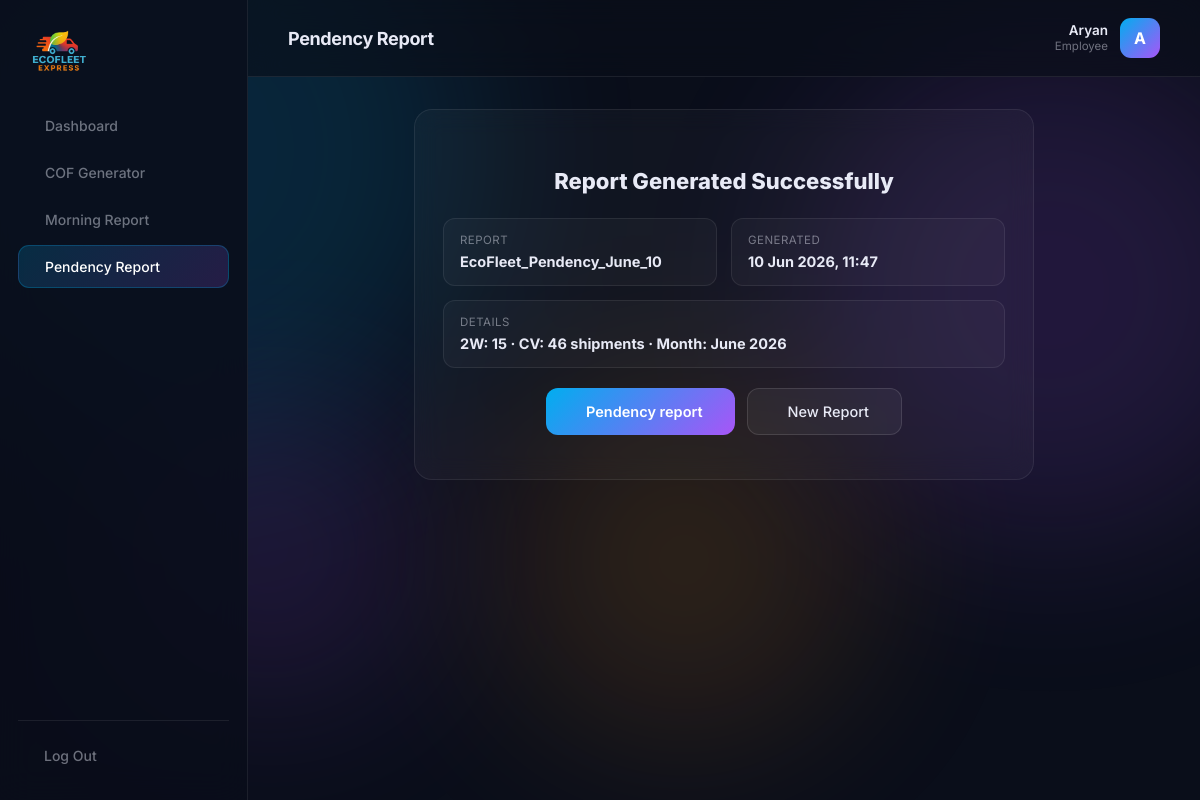
Screenshot of /portal/result/3/ (signed in) with the database file from the repository.
### core/models.py (models this page shows, shortened)
class ToolRun(models.Model):
    TOOL_COF = 'COF'
    TOOL_MORNING = 'MORNING'
    TOOL_PENDENCY = 'PENDENCY'
    TOOL_CHOICES = [
        (TOOL_COF, 'COF Generator'),
        (TOOL_MORNING, 'Morning Report'),
        (TOOL_PENDENCY, 'Pendency Report'),
    ]
    STATUS_SUCCESS = 'SUCCESS'
    STATUS_FAILED = 'FAILED'
    STATUS_CHOICES = [
        (STATUS_SUCCESS, 'Success'),
        (STATUS_FAILED, 'Failed'),
    ]
    user = models.ForeignKey(
        settings.AUTH_USER_MODEL,
        on_delete=models.SET_NULL,
        null=True, blank=True,
        related_name='tool_runs',
    )
    tool = models.CharField(max_length=20, choices=TOOL_CHOICES)
    status = models.CharField(max_length=10, choices=STATUS_CHOICES, default=STATUS_SUCCESS)
    reference = models.CharField(max_length=120, blank=True)   # e.g. COF number
    detail = models.TextField(blank=True)
    output_file = models.FileField(upload_to='tool_outputs/%Y/%m/', blank=True, null=True)
    created_at = models.DateTimeField(auto_now_add=True)
    class Meta:
        ordering = ['-created_at']

class ToolRunFile(models.Model):
    run = models.ForeignKey(ToolRun, on_delete=models.CASCADE, related_name='files')
    label = models.CharField(max_length=80)
    file = models.FileField(upload_to='tool_outputs/%Y/%m/')
    created_at = models.DateTimeField(auto_now_add=True)
    class Meta:
        ordering = ['id']

### core/views.py (the view)
# urls.py: path('portal/result/<int:pk>/', views.tool_result, name='tool_result'),
@staff_required
def tool_result(request, pk):
    run = get_object_or_404(ToolRun.objects.prefetch_related('files'),
                            pk=pk, status=ToolRun.STATUS_SUCCESS)
    active = {'COF': 'cof', 'MORNING': 'morning', 'PENDENCY': 'pendency'}.get(run.tool, '')
    return render(request, 'core/portal/tool_result.html', {'active': active, 'run': run})

### templates/core/portal/tool_result.html (shortened to what this page needs)
{% extends 'core/portal/base.html' %}
{% block heading %}{{ run.get_tool_display }}{% endblock %}
{% block content %}
<div class="portal-card cof-success">
  <h2>Report Generated Successfully</h2>
  <div class="cof-success-grid">
    <div><span>Report</span><strong>{{ run.reference|default:run.get_tool_display }}</strong></div>
    <div><span>Generated</span><strong>{{ run.created_at|date:"d M Y, H:i" }}</strong></div>
    <div class="full"><span>Details</span><strong>{{ run.detail }}</strong></div>
  </div>
  <div class="cof-success-actions">
    {% for f in run.files.all %}
    <a href="{% url 'download_file' f.id %}" class="{% if forloop.first %}btn-primary{% else %}btn-secondary{% endif %}">
       {{ f.label }}
    </a>
    {% endfor %}
    {% if run.tool == 'PENDENCY' %}
    <a href="{% url 'pendency_report' %}" class="btn-secondary"> New Report</a>
    {% elif run.tool == 'MORNING' %}
    <a href="{% url 'morning_report' %}" class="btn-secondary"><i class="ti ti-plus"></i> New Report</a>
    {% endif %}
  </div>
</div>
{% endblock %}

### templates/core/portal/base.html (shortened to what this page needs)
{% load static %}
<!DOCTYPE html>
<html lang="en">
<head>
    <link rel="stylesheet" href="https://cdn.jsdelivr.net/npm/@tabler/icons-webfont@latest/tabler-icons.min.css" />
    <link rel="stylesheet" href="{% static 'css/main.css' %}" />
    <link rel="stylesheet" href="{% static 'css/portal.css' %}" />
</head>
<body class="portal-body">
<div class="orbs">
    <div class="orb orb1"></div><div class="orb orb2"></div>
    <div class="orb orb3"></div><div class="orb orb4"></div>
</div>
<aside class="portal-sidebar" id="portalSidebar">
    <a href="{% url 'home' %}" class="portal-logo">
        <img src="{% static 'images/logo.png' %}" alt="EcoFleet Express" />
    </a>
    <nav class="portal-nav">
        <a href="{% url 'dashboard' %}" class="{% if active == 'dashboard' %}active{% endif %}"> Dashboard</a>
        <a href="{% url 'cof_generator' %}" class="{% if active == 'cof' %}active{% endif %}"> COF Generator</a>
        <a href="{% url 'morning_report' %}" class="{% if active == 'morning' %}active{% endif %}"> Morning Report</a>
        <a href="{% url 'pendency_report' %}" class="{% if active == 'pendency' %}active{% endif %}"> Pendency
  Report</a>
    </nav>
    <div class="portal-sidebar-foot">
        <a href="{% url 'portal_logout' %}" class="portal-logout"> Log Out</a>
    </div>
</aside>
<div class="portal-main">
    <header class="portal-topbar">
        <div class="portal-topbar-title">{% block heading %}{% endblock %}</div>
        <div class="portal-user">
            <div class="portal-user-meta">
            <span class="portal-user-name">{{ request.user.get_full_name|default:request.user.username }}</span>
            <span class="portal-user-role">Employee</span>
          </div>
          <div class="portal-avatar">{{ request.user.username|slice:":1"|upper }}</div>
        </div>
    </header>
      <main class="portal-content">
        {% block content %}{% endblock %}
      </main>
    </div>
</body>
</html>

### static/css/main.css (style rules this page uses)
*, *::before, *::after { margin: 0; padding: 0; box-sizing: border-box; }
:root { --cyan: #00AEEF; --purple: #a855f7; --orange: #F7941D; --red: #ED1C24; --bg: #0a0e1a; --surface: rgba(255,255,255,0.03); --border: rgba(255,255,255,0.08); --text: #e8eaf6; --muted: rgba(232,234,246,0.45); --hint: rgba(232,234,246,0.28); }
html, body { font-family: 'Inter', sans-serif; background: var(--bg); color: var(--text); min-height: 100vh; scroll-behavior: smooth; }
.orbs { position: fixed; inset: 0; pointer-events: none; z-index: 0; overflow: hidden; }
.orb { position: absolute; border-radius: 50%; filter: blur(90px); opacity: 0.15; }
.orb1 { width: 600px; height: 600px; background: var(--cyan); top: -150px; left: -120px; }
.orb2 { width: 500px; height: 500px; background: var(--purple); top: 40px; right: -100px; }
.orb3 { width: 360px; height: 360px; background: var(--orange); top: 380px; left: 42%; }
.orb4 { width: 300px; height: 300px; background: var(--purple); bottom: 100px; left: 10%; }
.btn-primary { background: linear-gradient(135deg, var(--cyan), var(--purple)); border: none; border-radius: 12px; padding: 14px 32px; color: #fff; font-size: 14.5px; font-weight: 600; cursor: pointer; font-family: inherit; display: flex; align-items: center; gap: 8px; }
.btn-secondary { background: rgba(255,255,255,0.05); border: 1px solid rgba(255,255,255,0.12); border-radius: 12px; padding: 14px 32px; color: var(--text); font-size: 14.5px; font-weight: 500; cursor: pointer; font-family: inherit; }

### rows the page displays
ToolRun: tool "Pendency Report", reference "EcoFleet_Pendency_June_10", created_at "10 Jun 2026, 11:47", detail "2W: 15 · CV: 46 shipments · Month: June 2026"
ToolRunFile: label "Pendency report"

### other values shown
{{ request.user.get_full_name|default:request.user.username }} "Aryan"
{{ request.user.username|slice:":1"|upper }} "A"
